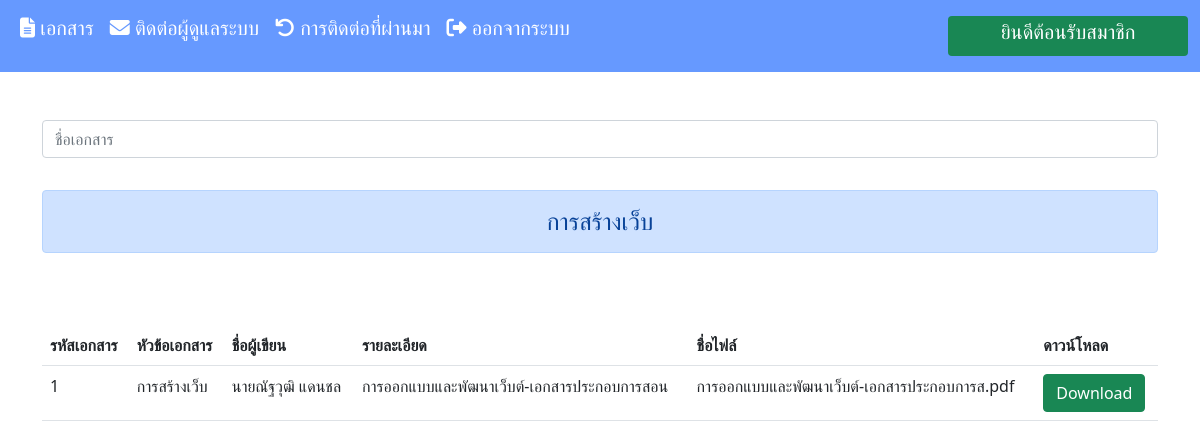
Page /indexuser.php on the committed database.
### tables this page shows
CREATE TABLE `topic` (
  `topic_id` int(3) UNSIGNED ZEROFILL NOT NULL,
  `topic_name` varchar(50) NOT NULL,
  `topic_detail` varchar(50) NOT NULL
);

CREATE TABLE `document` (
  `doc_id` int(10) NOT NULL COMMENT 'รหัสเอกสาร',
  `doc_topic` varchar(255) NOT NULL COMMENT 'หัวข้อเอกสาร',
  `doc_nameplot` varchar(50) NOT NULL COMMENT 'ชื่อผู้เขียน',
  `doc_detail` text NOT NULL COMMENT 'รายละเอียดเอกสาร',
  `doc_file` tinytext NOT NULL COMMENT 'ไฟลืเอกสาร',
  `delete_doc` varchar(2) NOT NULL COMMENT '0 = โหลดได้ 1  = ลบแล้ว'
);

### indexuser.php (the view, shortened to what this page needs)
<?php
include 'condb.php';
?>
<!DOCTYPE html>
<html lang="en">
<head>
<link href="https://cdn.jsdelivr.net/npm/bootstrap@5.1.3/dist/css/bootstrap.min.css" rel="stylesheet">
</head>
<body>
<?php
include 'navuser.php'
?>
<div style="overflow-x:auto;">
    <div class="container" style=width:100%>
        <div class="search-box">
            <br><br>
            <input type="text" class="form-control" placeholder="ชื่อเอกสาร" name="doc_name" OnChange="JavaScript:doCallAjax(document.getElementById('txtSearch').value);" >
            <div class="result">
            <?php
        $strSQLv = "SELECT * FROM topic";
        $objQueryv = mysqli_query($conn,$strSQLv);
        while ($objResultv = mysqli_fetch_array($objQueryv,MYSQLI_ASSOC)){
            $topic_id = $objResultv['topic_id'];
        ?>
        <br>
            <div class="h4 text-center alert alert-primary mb-4 mt-2" role="alert"><?php echo $objResultv['topic_name'];?></div>
            <br><br>
        <table class="table table-hover">
            <tr>
              <th>รหัสเอกสาร</th>
              <th>หัวข้อเอกสาร</th>
              <th>ชื่อผู้เขียน</th>
              <th>รายละเอียด</th>
              <th>ชื่อไฟล์</th>
              <th>ดาวน์โหลด</th>
            </tr>
            <?php
              $sql = "SELECT * FROM document WHERE delete_doc = '0' AND doc_topic = '$topic_id' ORDER BY doc_id DESC ";
              $result=mysqli_query($conn,$sql);
              while($row=mysqli_fetch_array($result)){
            ?>
            <tr>
              <td><?=$row["doc_id"]?></td>
              <td><?=$objResultv['topic_name']?></td>
              <td><?=$row["doc_nameplot"]?></td>
              <td><?=$row["doc_detail"]?></td>
              <td><?=$row["doc_file"]?></td>
              <td><a href="download.php?id=<?=$row["doc_id"]?>" name="download" class="btn btn-success ">Download</a>   </td>
            </tr>
            <?php
            }
            ?>
        </table>
        <?php
        }
        ?>
            </div>
            </div>
        <br>
    </div>
</div>
</body>
</html>

### rows in the picture
topic: topic_name "การสร้างเว็บ"
document: doc_id "1", doc_nameplot "นายณัฐวุฒิ แดนชล", doc_detail "การออกแบบและพัฒนาเว็บต์-เอกสารประกอบการสอน", doc_file "การออกแบบและพัฒนาเว็บต์-เอกสารประกอบการส.pdf"
